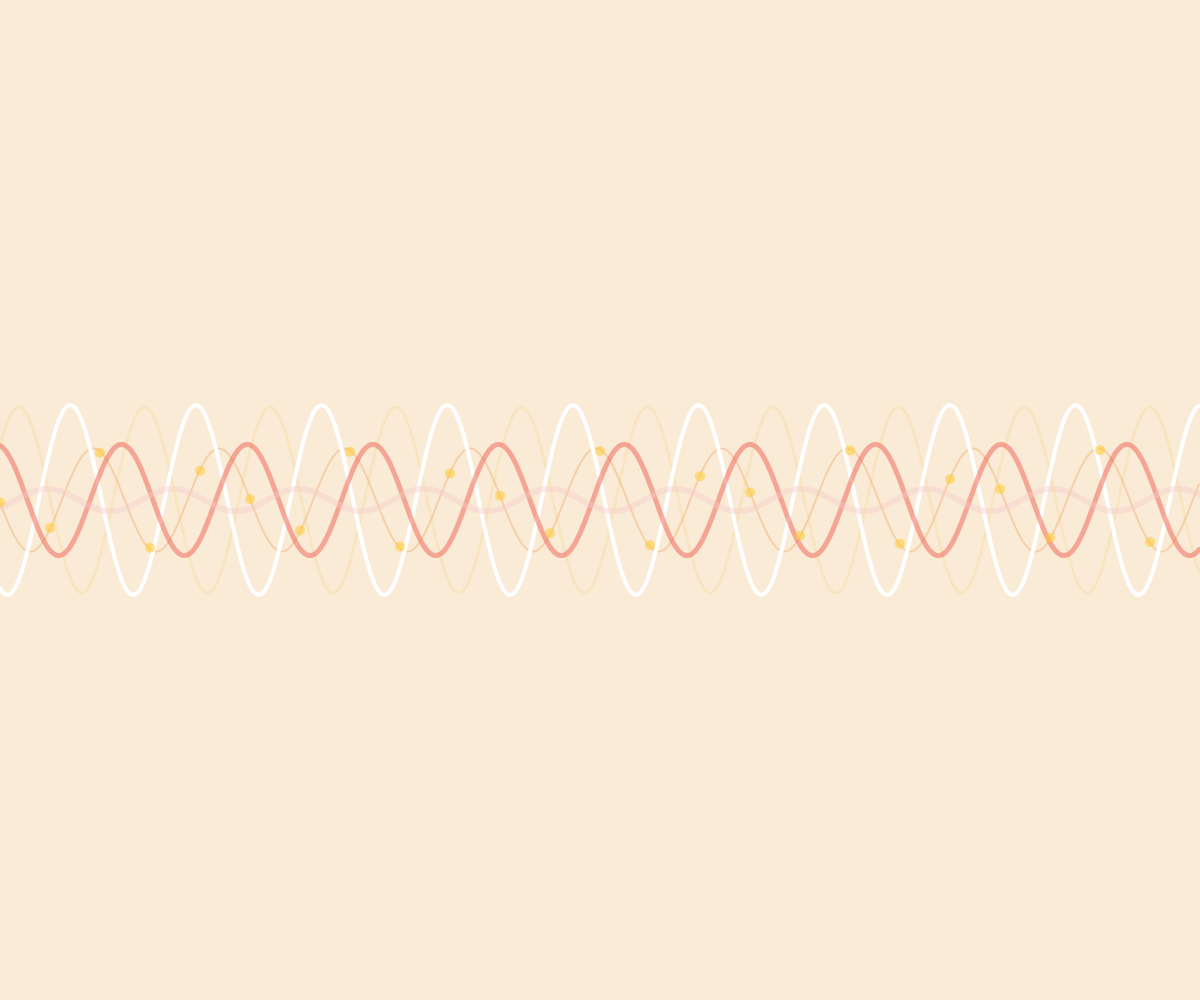
Frame 1 (no input)
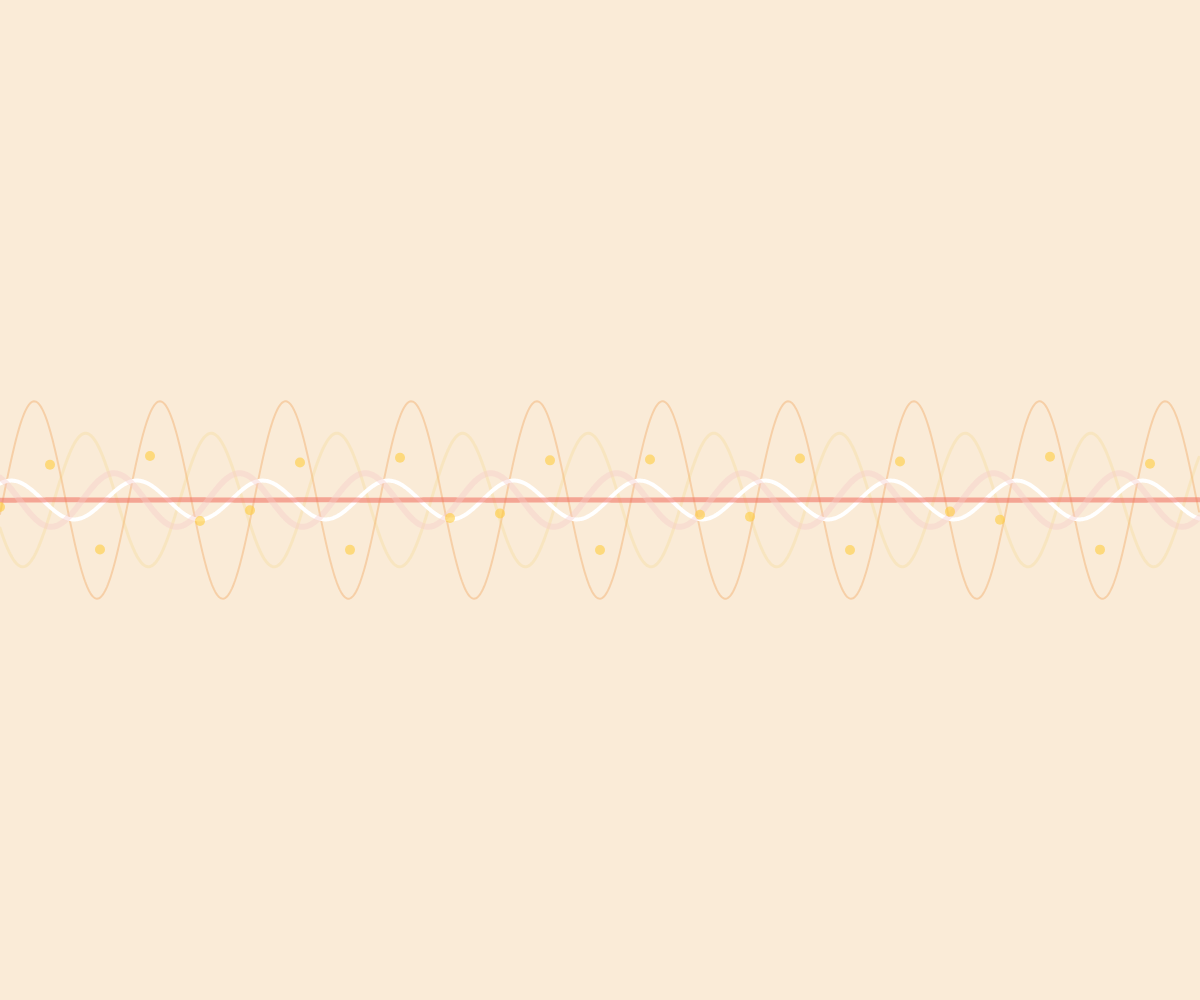
Frame 60 (no input)
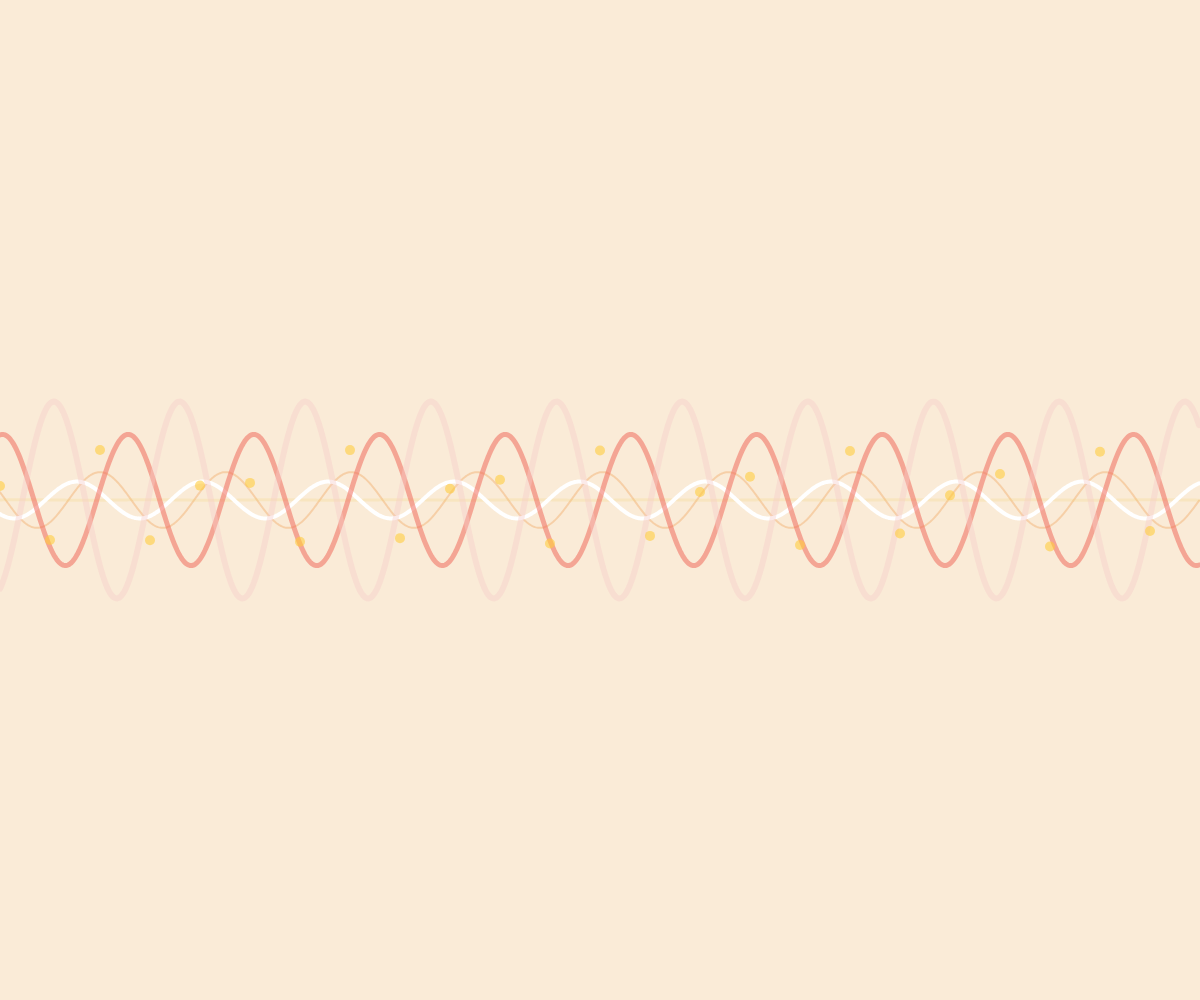
Frame 120 (the mouse pressed at the canvas centre since frame 60)

The p5.js sketch that drew these frames (run headless with seeded random() and noise() and a simulated clock; from frame 60 on, the mouse is pressed at the canvas centre):

// p5.js sketch
// ── sketch.js
let amplitudeBase = 50;
let frecuencia = 0.05;

function setup() {
  createCanvas(windowWidth,windowHeight);
}

function draw() {
  
  let velocidad = frameCount*0.05;
  background(250,235,215)
  
  for(let i=0; i<5; i++){
    let offset = i*10;
    
    let amplitud = amplitudeBase +sin(frameCount*0.03+i)*50;
    
    if (i == 0){
      stroke(240,164,93,100);
    }
    
    else if (i==1){
      stroke(240,204,96,50);
    }
    
    else if (i==2){
      stroke(255);
    }
    
    else if (i==3){
      stroke(240,108,93,140);
    }
        
      else {
      stroke(245,202,200,100);
    }
    
    strokeWeight (2+i);
  noFill();
  
  beginShape();
  for(let x = 0; x < width; x++){
    let y = height/2+sin(x*frecuencia+velocidad +offset)*amplitud;
    vertex(x,y);
  }
    
    endShape();    
  }
    
  for (let x =0; x<width; x+=50){
    let y =height/2 + sin( x * frecuencia + velocidad)*amplitudeBase;
    fill(255,204,60,150);
    noStroke();
    circle(x, y, 10);
    
  }
  
  }
